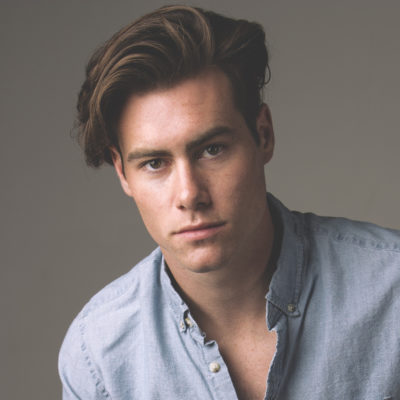
#> input picture unnamed.jpg, 400 x 400 px
$ python ex4c.py   (older library calls are emulated)
#> lines starting #> are read from the running program, lines starting #| are printed output that depends on the picture
import numpy as np
import cv2
from matplotlib.pyplot import figure
figure(num=None, figsize=(16, 16), dpi=80, facecolor='w', edgecolor='k')
from matplotlib import pyplot as plt
# create filter and do FFT on image
# [100 lines left out: functions FFT, gaussians, pyrDown, pyrUp, Laplacian_Pyramid_Blending_with_mask, not called in this run]
if  __name__ == "__main__":

    body = cv2.imread('unnamed.jpg' ,0)
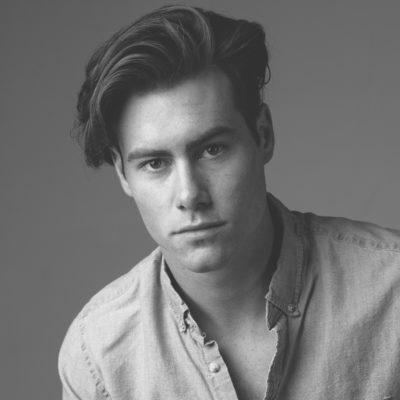
#> body: shape (400, 400); min 41, max 238, mean 115.9
    head  = cv2.imread('Men+Home+400x400.jpg' ,0)
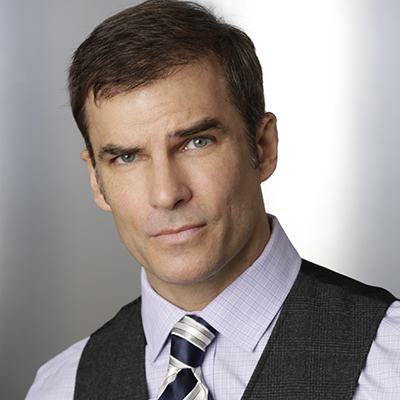
#> input picture Men+Home+400x400.jpg, 400 x 400 px
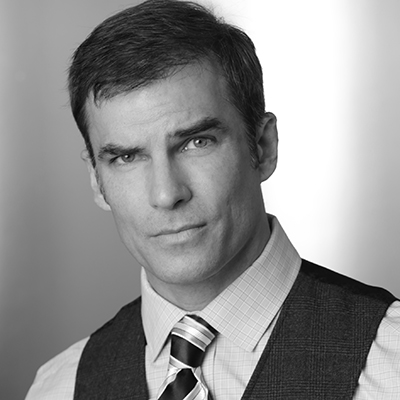
#> head: shape (400, 400); min 0, max 255, mean 143.9
    mask = cv2.imread('mask_.jpg',0 )
#> (the run stopped early here; a loop or call above may not have finished)
